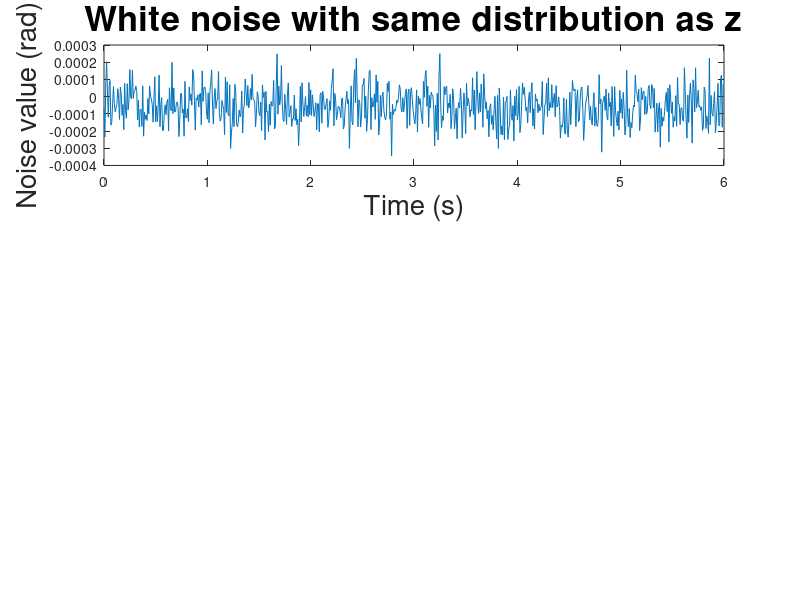

Reproduce this figure in MATLAB. (Note: this script raises an error after producing the figure.)
%% Initialization
clear;
close all;
clc;


%% Plot parameters
axFontSize = 15;
labelFontSize = 20;
titleFontSize = 25;


%% Load noise data
load measProcessNoise.mat;


%% Measurement noise + generation using Gaussian filter
% Generate noise with same variance and smoothness as measurement noise
zN = length(zT);

zW = normrnd(zMu,zSigma,[1,zN]);

zTDiff = zeros(1,zN-1);
for i = 1:zN-1
    zTDiff(i) = zT(i+1) - zT(i);
end
zTs  = mean(zTDiff);
zTau = linspace(-zT(end),zT(end),2*zN-1);
h    = sqrt(1/zTs*zS*sqrt(pi))*exp(-zTau.^2/(2*zS^2));
zCol = conv(h,zW,'valid');

% Plot data
figure('Name',['Measurement noise and comparable coloured noise using '...
               'Gaussian filter']);
subplot(3,1,1);
plot(zT,zW);
% xlim([0,1.5]);
xlabel('Time (s)','FontSize',labelFontSize);
ylabel('Noise value (rad)','FontSize',labelFontSize);
title('White noise with same distribution as z','FontSize',titleFontSize);
ax = gca;
ax.FontSize = axFontSize;
subplot(3,1,2);
plot(zT,zCol);
% xlim([0,1.5]);
xlabel('Time (s)','FontSize',labelFontSize);
ylabel('Noise value (rad)','FontSize',labelFontSize);
title(['Coloured noise, generated by convoluting above white noise '...
       'signal with a Gaussian filter'],'FontSize',titleFontSize);
ax = gca;
ax.FontSize = axFontSize;
subplot(3,1,3);
plot(zT,z);
% xlim([0,1.5]);
xlabel('Time (s)','FontSize',labelFontSize);
ylabel('Noise value (rad)','FontSize',labelFontSize);
title('z','FontSize',titleFontSize);
ax = gca;
ax.FontSize = axFontSize;


%% Process noise w1 + generation using Gaussian filter
wN = length(wT);

wW1 = normrnd(wMu(1),wSigma(1),[1,wN]);

wTDiff = zeros(1,wN-1);
for i = 1:wN-1
    wTDiff(i) = wT(i+1) - wT(i);
end
wTs  = mean(wTDiff);
wTau = linspace(-wT(end),wT(end),2*wN-1);
h    = sqrt(1/wTs*wS(1)*sqrt(pi))*exp(-wTau.^2/(2*wS(1)^2));
wCol1 = conv(h,wW1,'valid');

% Plot data
figure('Name',['Process noise w_1 and comparable coloured noise using '...
               'Gaussian filter']);
subplot(3,1,1);
plot(wT,wW1);
xlabel('Time (s)','FontSize',labelFontSize);
ylabel('Noise value (rad/s)','FontSize',labelFontSize);
title('White noise with same distribution as w_1',...
      'FontSize',titleFontSize);
ax = gca;
ax.FontSize = axFontSize;
subplot(3,1,2);
plot(wT,wCol1);
xlabel('Time (s)','FontSize',labelFontSize);
ylabel('Noise value (rad/s)','FontSize',labelFontSize);
title(['Coloured noise, generated by convoluting above white noise '...
       'signal with a Gaussian filter'],'FontSize',titleFontSize);
ax = gca;
ax.FontSize = axFontSize;
subplot(3,1,3);
plot(wT,w(1,:));
xlabel('Time (s)','FontSize',labelFontSize);
ylabel('Noise value (rad/s)','FontSize',labelFontSize);
title('w_1','FontSize',titleFontSize);
ax = gca;
ax.FontSize = axFontSize;


%% Process noise w2 + generation using Gaussian filter
wW2 = normrnd(wMu(2),wSigma(2),[1,wN]);

h    = sqrt(1/wTs*wS(2)*sqrt(pi))*exp(-wTau.^2/(2*wS(2)^2));
wCol2 = conv(h,wW2,'valid');

% Plot data
figure('Name',['Process noise w_{2,res} and comparable coloured noise '...
               'using Gaussian filter']);
subplot(3,1,1);
plot(wT,wW2);
xlabel('Time (s)','FontSize',labelFontSize);
ylabel('Noise value (rad/s)','FontSize',labelFontSize);
title('White noise with same distribution as w_{2,res}',...
      'FontSize',titleFontSize);
ax = gca;
ax.FontSize = axFontSize;
subplot(3,1,2);
plot(wT,wCol2);
xlabel('Time (s)','FontSize',labelFontSize);
ylabel('Noise value (rad/s)','FontSize',labelFontSize);
title(['Coloured noise, generated by convoluting above white noise '...
       'signal with a Gaussian filter'],'FontSize',titleFontSize);
ax = gca;
ax.FontSize = axFontSize;
subplot(3,1,3);
plot(wT,w(2,:));
xlabel('Time (s)','FontSize',labelFontSize);
ylabel('Noise value (rad/s)','FontSize',labelFontSize);
title('w_{2,res}','FontSize',titleFontSize);
ax = gca;
ax.FontSize = axFontSize;
